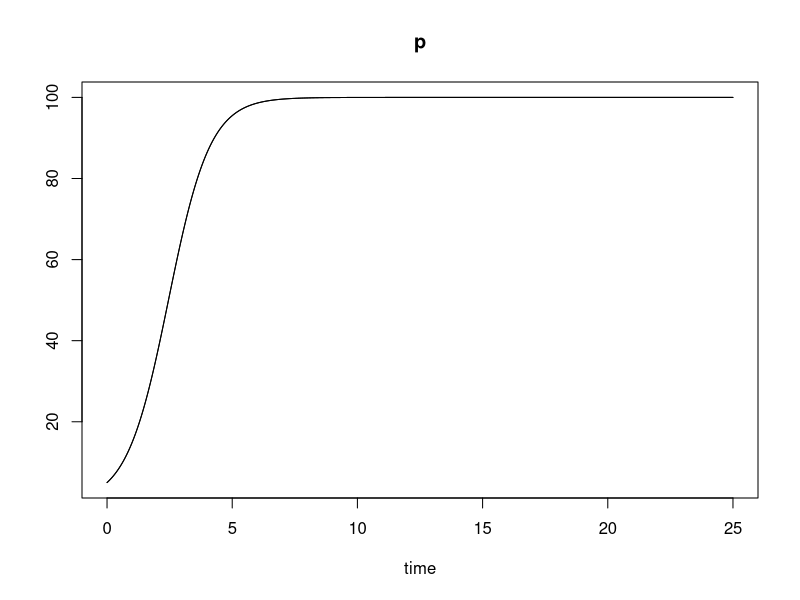

Recreate this plot in R.
library(deSolve)
r=1.2
A=100
p=5 #poblacion inicial
yini=c(p=5)#vector de condiciones iniciales
poblacion=function(t,y,parms){ #funcion que tiene estos parametros
  with(as.list(y),{
    dp=r*p*(1-(p/A))          #Ecuacion diferencial a resolver
    list(c(dp))})}            #Ecuaciones diferenciales
tiempo=seq(0,25,0.001)        #Tiempo de simulacion
solucion=ode(y=yini,times=tiempo,func=poblacion,parms=NULL) #Resuelve la ecuacion 
#con condicios ininiales yini, por cierto tiempo, dela fucion poblacion, cn otros 
#otros parametros no dados

plot(solucion)    #Imprimir solucion
#plot(tiempo,solucion[,'v'],type='l')
lines(tiempo,solucion[,'p']) #
